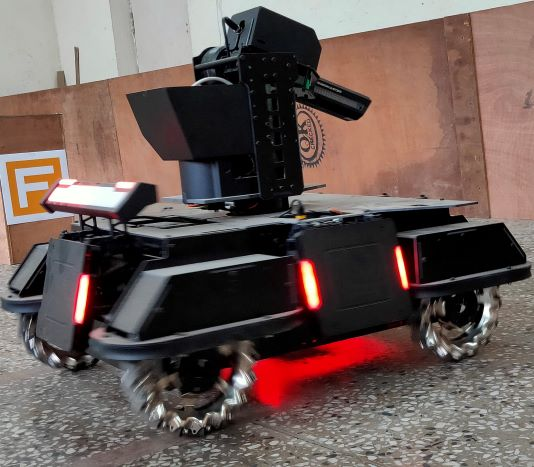
#> input picture PCV_Book_soln/robot2.jpg, 534 x 467 px
$ python question1.py
#> lines starting #> are read from the running program, lines starting #| are printed output that depends on the picture
from PIL import Image
from pylab import *
from scipy.ndimage import filters

#this is for just applying gaussian blur


"""image = array(Image.open('robot2.jpg').convert('L'))

figure(figsize=(10,10))    #defines  a rectangle/square of size 10
gray()                     # don’t use color
subplot(2, 2, 1)           #uses pylab library to draw image and marks its position accordingly
title('robot')             #gives title to figure
imshow(image)

for i in range(3):
    subplot(2, 2, i+2)
    title('sigma='+str(2*i))
    image1 = filters.gaussian_filter(image, 2*i)
    imshow(image1)

show()"""

#showing image contours.....

image = array(Image.open('robot2.jpg').convert('L'))
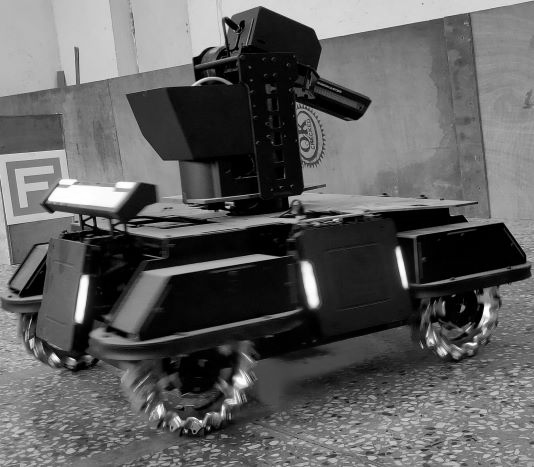
#> image: shape (467, 534); min 0, max 255, mean 95.1

figure(figsize=(10,10))    #defines  a rectangle/square of size 10
gray()                     # don’t use color
subplot(2, 2, 1)           #uses pylab library to draw image and marks its position accordingly
title('robot')             #gives title to figure
imshow(image)

for i in range(3):
    subplot(2, 2, i+2)
    title('sigma='+str(2*i))
    image1 = filters.gaussian_filter(image, 2*i)
    #imshow(image1)
    imagex = zeros(image1.shape)
    filters.sobel(image1, 1, imagex)
    imagey = zeros(image1.shape)
    filters.sobel(image1, 0, imagey)
    imagexy = sqrt(imagex ** 2 + imagey ** 2)
    imshow(imagexy)
#> this loop made 3 passes
#> pass 2, `image1 = filters.gaussian_filter(image, 2*i)`:
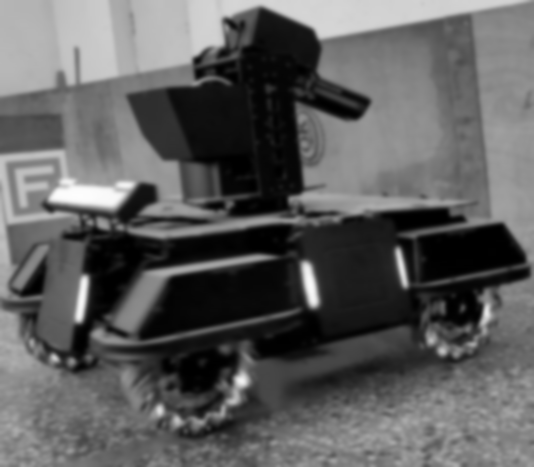
#> image1: shape (467, 534); min 0, max 253, mean 94.1
#> pass 3, `image1 = filters.gaussian_filter(image, 2*i)`:
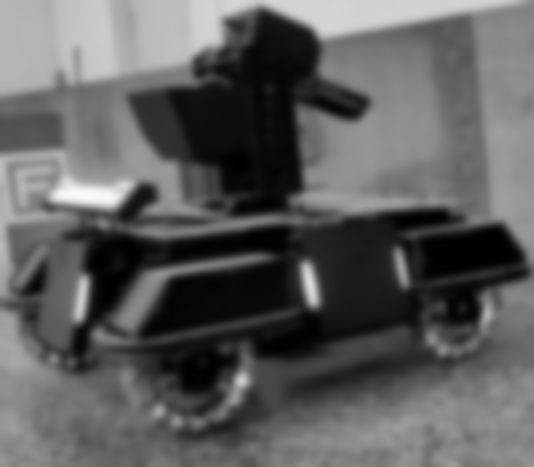
#> image1: shape (467, 534); min 0, max 250, mean 94.1

show()
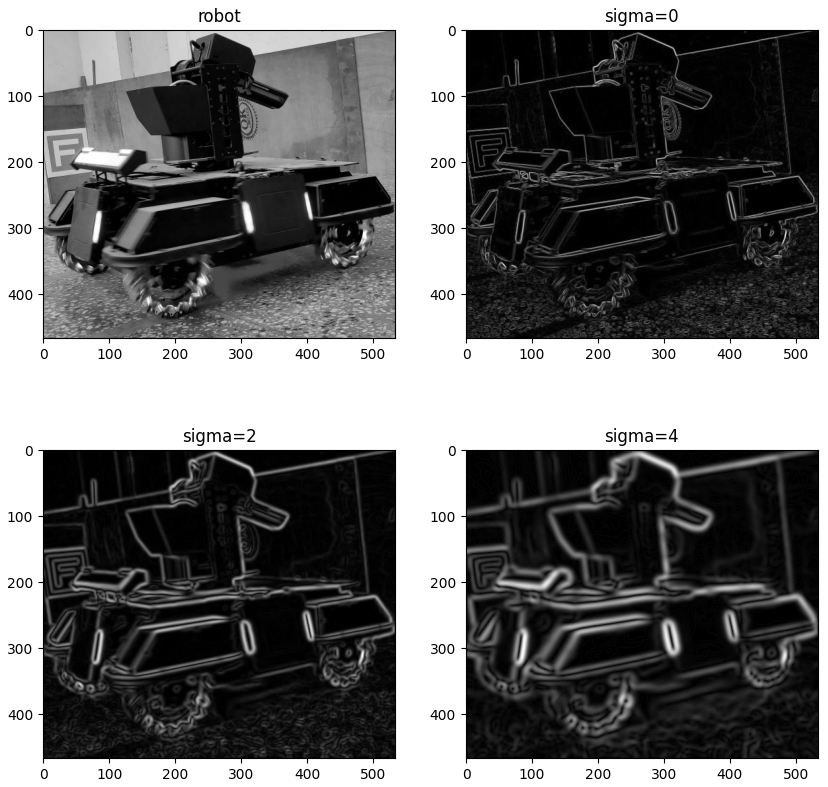
#> figure drawn by matplotlib, 4 panels
# as you can see as sigma value increases contours are getting more inappropriate (wider) they cant provide with good smmooth contours......
